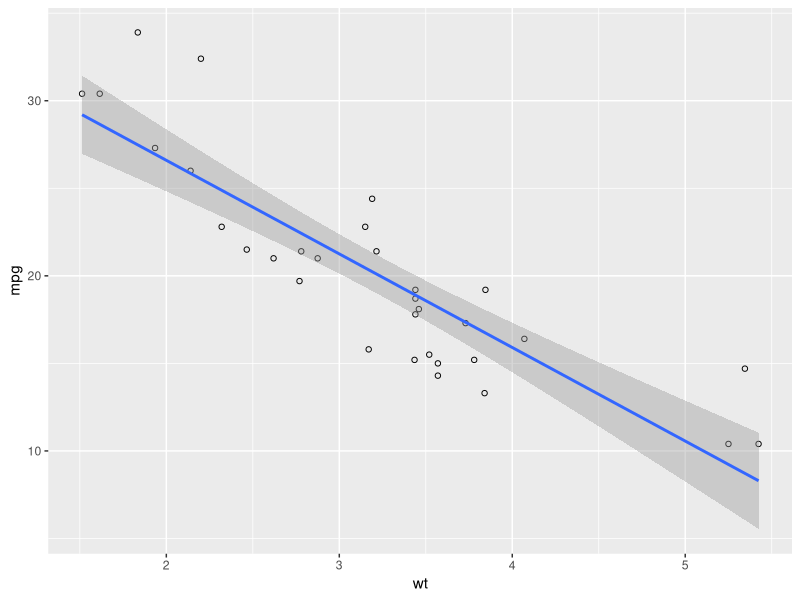
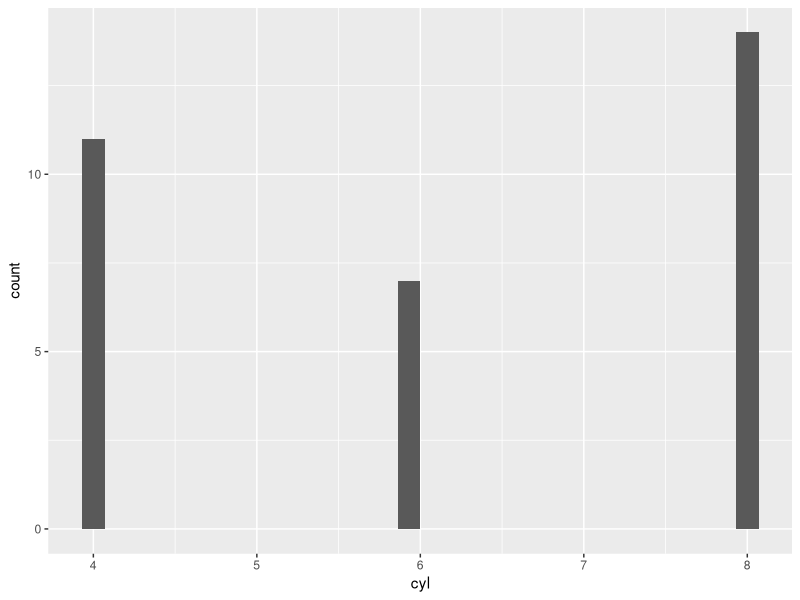
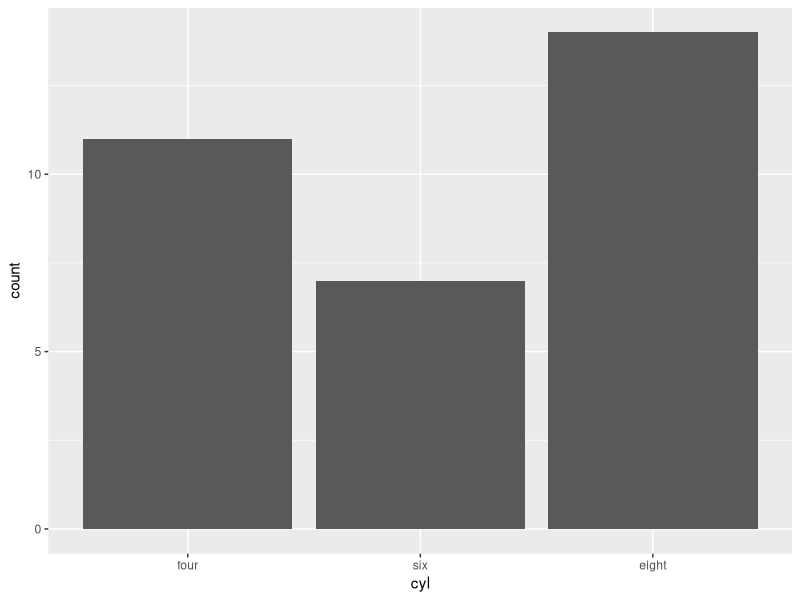
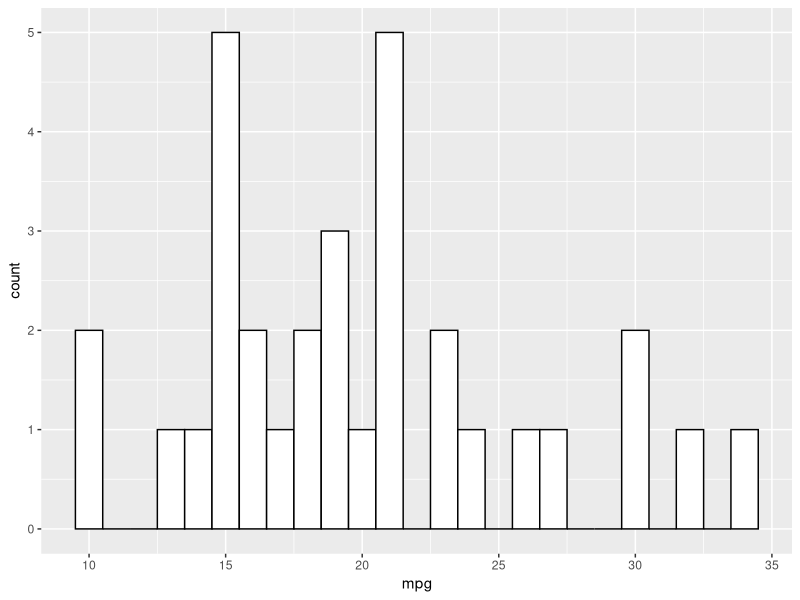
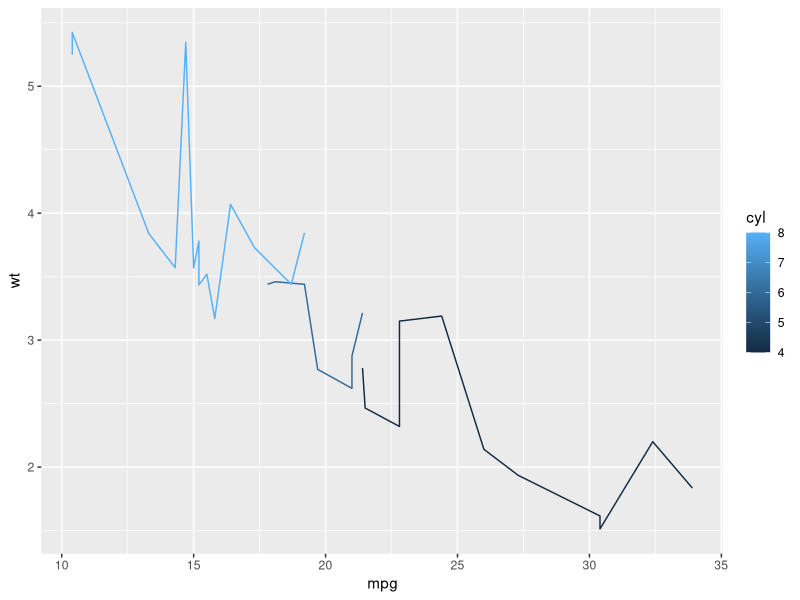

These figures' R source, in order:
## ---- chunk 1
knitr::opts_chunk$set(echo = TRUE)
usePackage <- function(p) {
    if (!is.element(p, installed.packages()[,1]))
        install.packages(p, dep = TRUE)
    require(p, character.only = TRUE)
}
## ---- chunk 2
usePackage("dplyr")
usePackage("readr")
usePackage("ggplot2")
## ---- chunk 3
cars <- read_csv("data/cars.csv")
## ---- chunk 4
View(cars)
## ---- chunk 5
str(cars)
## ---- chunk 6
arrange(cars, cyl, desc(mpg), desc(hp), wt)
## ---- chunk 7
sixcyls <- filter(cars, cyl == 6)
## ---- chunk 8
sixcyls <- mutate(sixcyls, dispWt = disp / wt)
## ---- chunk 9
sixcyls <- select(sixcyls, mpg:wt)
## ---- chunk 10
count(sixcyls, hp)
## ---- chunk 11

filter(cars, cyl >= 4, cyl <= 6) %>% 
  select(makeModel, mpg:wt) %>%
  mutate(dispWt = disp / wt) %>% 
  arrange(desc(mpg), wt)
## ---- chunk 12
ggplot(cars, aes(x = wt, y = mpg)) +
  geom_point(shape = 1) + 
  geom_smooth(method = lm)
## ---- chunk 13
ggplot(data=cars, aes(x = cyl)) +
    geom_bar(stat="bin")
## ---- chunk 14
mutate(cars, cyl = factor(cyl, labels = c("four","six","eight"))) %>% 
  ggplot(aes(x = cyl)) +
    geom_bar(stat="count")
## ---- chunk 15
ggplot(cars, aes(x = mpg)) +
    geom_histogram(binwidth=1, colour="black", fill="white")
## ---- chunk 16
ggplot(data=cars, aes(x = mpg, y = wt, group = cyl, colour = cyl)) +
    geom_line() #+
    #geom_point()
